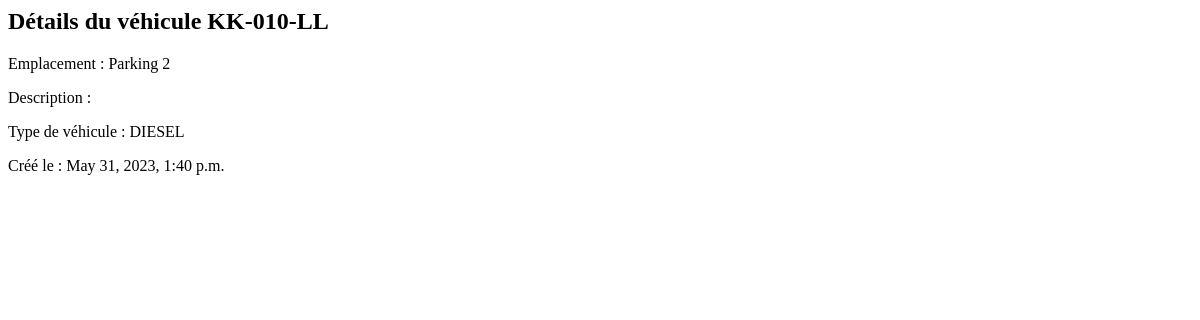
Before: /autopark/11/details with the older database file.
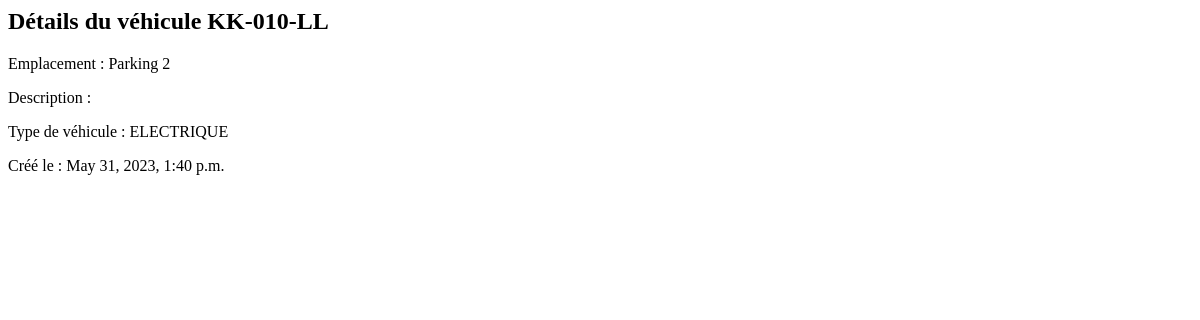
After: the same page with the newer database file.
### autopark/models.py (models this page shows, shortened)
class Vehicle(models.Model):
    class VehicleType(models.TextChoices):
        ELECTRIQUE = 'ELECTRIQUE'
        ESSENCE = 'ESSENCE'
        DIESEL = 'DIESEL'
    description = models.TextField(default="")
    number = models.CharField(
        max_length=9,
        validators=[
            RegexValidator(
                regex=r'^([A-Z]{2}-[0-9]{3}-[A-Z]{2})|([0-9]{1,4}[A-Z]{1,3}[0-9]{2})$',
                message='Invalid format'
            )
        ]
    )
    vehicle_type = models.CharField(
        max_length=15,
        choices=VehicleType.choices,
        default=VehicleType.ESSENCE
    )
    created_at = models.DateTimeField(auto_now_add=True)
    location = models.ForeignKey(Location, on_delete=models.SET_NULL, null=True, blank=True)

class Location(models.Model):
    label = models.CharField(max_length=255)
    def __str__(self):
        return self.label
    class Meta:
        ordering = ['label']

### autopark/views.py (the view)
# urls.py: path("autopark/<int:pk>/details", VehicleDetailView.as_view(), name="vehicle_details"),
class VehicleDetailView(DetailView):
    model = Vehicle
    template_name = 'vehicle_details.html'
    context_object_name = 'vehicle'

### autopark/templates/vehicle_details.html
<h2>Détails du véhicule {{vehicle.number}}</h2>
<p>Emplacement : {{ vehicle.location }}</p>
<p>Description : {{ vehicle.description }}</p>
<p>Type de véhicule : {{ vehicle.vehicle_type }}</p>
<p>Créé le : {{ vehicle.created_at }}</p>

Changed rows visible on the page:
changed Vehicle "KK-010-LL": vehicle_type "DIESEL" → "ELECTRIQUE"
